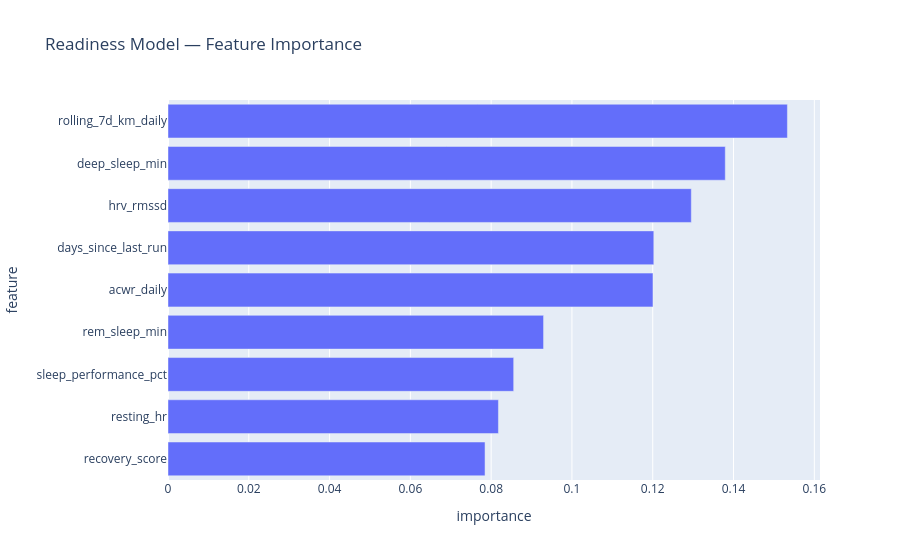

Write notebook code for a chart like this one.
### Code cell
importance = pd.DataFrame({
    "feature": readiness_features,
    "importance": model_readiness.feature_importances_
}).sort_values("importance", ascending=True)

fig = px.bar(importance, x="importance", y="feature",
             orientation="h",
             title="Readiness Model — Feature Importance")
fig.show()

### Figure 1 — Plotly figure (JSON) as saved in the notebook; plotly's stock layout.template omitted (floating-point values rounded to 4 significant figures)
{"data": [{"hovertemplate": "importance=%{x}<br>feature=%{y}<extra></extra>", "legendgroup": "", "marker": {"color": "#636efa", "pattern": {"shape": ""}}, "name": "", "orientation": "h", "showlegend": false, "textposition": "auto", "type": "bar", "x": [0.07848, 0.0818, 0.08558, 0.09297, 0.1201, 0.1203, 0.1295, 0.138, 0.1533], "xaxis": "x", "y": ["recovery_score", "resting_hr", "sleep_performance_pct", "rem_sleep_min", "acwr_daily", "days_since_last_run", "hrv_rmssd", "deep_sleep_min", "rolling_7d_km_daily"], "yaxis": "y"}], "layout": {"barmode": "relative", "legend": {"tracegroupgap": 0}, "title": {"text": "Readiness Model — Feature Importance"}, "xaxis": {"anchor": "y", "domain": [0, 1], "title": {"text": "importance"}}, "yaxis": {"anchor": "x", "domain": [0, 1], "title": {"text": "feature"}}}}
